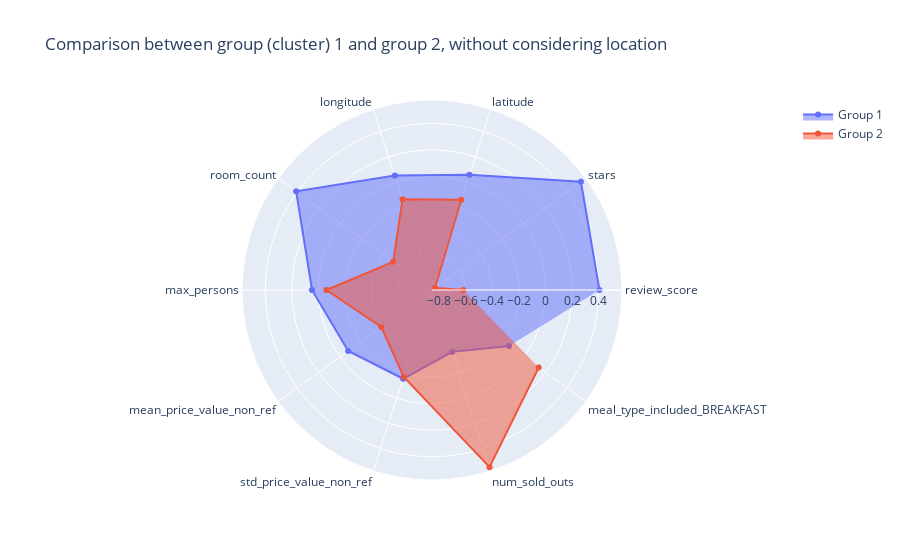

Notebook cell for this chart:
### Code cell
df_radar = df_scaled_no_expensive.copy()
df_radar = df_radar.groupby('group').mean()

categories = df_radar.columns

fig = go.Figure()

fig.add_trace(go.Scatterpolar(
      r=df_radar.loc[1],
      theta=categories,
      fill='toself',
      name='Group 1'
))
fig.add_trace(go.Scatterpolar(
      r=df_radar.loc[2],
      theta=categories,
      fill='toself',
      name='Group 2'
))

fig.update_layout(
  polar=dict(
    radialaxis=dict(
      visible=True,
      # range=[0, 5]
    )),
  showlegend=True,
  title=go.layout.Title(text='Comparison between group (cluster) 1 and group 2, without considering location')
)

fig.show()

### Figure 1 — Plotly figure (JSON) as saved in the notebook; plotly's stock layout.template omitted (floating-point values rounded to 4 significant figures)
{"data": [{"fill": "toself", "name": "Group 1", "r": [0.4052, 0.5304, 0.05643, 0.05063, 0.4089, 0.04768, -0.07555, -0.1528, -0.3656, -0.1383], "theta": ["review_score", "stars", "latitude", "longitude", "room_count", "max_persons", "mean_price_value_non_ref", "std_price_value_non_ref", "num_sold_outs", "meal_type_included_BREAKFAST"], "type": "scatterpolar"}, {"fill": "toself", "name": "Group 2", "r": [-0.6193, -0.8271, -0.1416, -0.1374, -0.4943, -0.06008, -0.3831, -0.1668, 0.5466, 0.1371], "theta": ["review_score", "stars", "latitude", "longitude", "room_count", "max_persons", "mean_price_value_non_ref", "std_price_value_non_ref", "num_sold_outs", "meal_type_included_BREAKFAST"], "type": "scatterpolar"}], "layout": {"polar": {"radialaxis": {"visible": true}}, "showlegend": true, "title": {"text": "Comparison between group (cluster) 1 and group 2, without considering location"}}}
